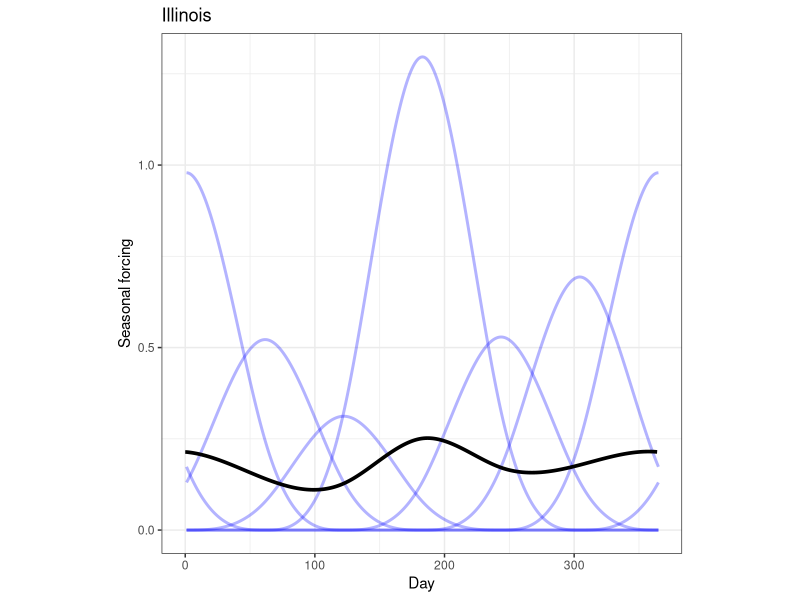
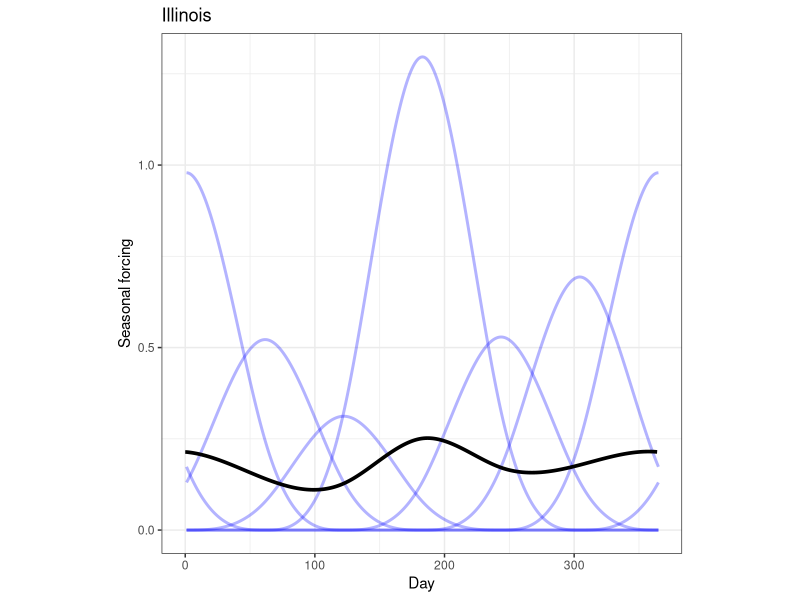

The R source for these figures, in order:
library(deSolve)
library(tidyverse)
library(mgcv)

#### SEIR model ####

seir <- function(t, y, pars){
  
  # Parameters
  epsilon <- pars["epsilon"] # latent period
  omega <- pars["omega"] # waning of immunity
  gamma <- pars["gamma"] # recovery rate
  
  contact_cc <- pars["contact_cc"] # child contacts child
  contact_ca <- pars["contact_ca"] # child contacts adult
  contact_co <- pars["contact_co"] # child contacts old
  contact_chr <- pars["contact_chr"] # child contacts high risk
  
  
  contact_ac <- pars["contact_ac"] # adult contacts child
  contact_aa <- pars["contact_aa"] # adult contacts adult
  contact_ao <- pars["contact_ao"] # adult contacts old
  contact_ahr <- pars["contact_ahr"] # adult contacts high risk
  
  contact_oc <- pars["contact_oc"] # old contacts child
  contact_oa <- pars["contact_oa"] # old contacts adult
  contact_oo <- pars["contact_oo"] # old contacts old
  contact_ohr <- pars["contact_ohr"] # old contacts high risk
  
  contact_hrc <- pars["contact_hrc"] # old contacts child
  contact_hra <- pars["contact_hra"] # old contacts adult
  contact_hro <- pars["contact_hro"] # old contacts old
  contact_hrhr <- pars["contact_hrhr"] # old contacts high risk
  
  eta <- pars["eta"] # risk of hospitalization given infection
  alpha <- pars["alpha"] # risk of death given hospitalization
  
  VE_i <- pars["VE_i"] # booster efficacy against infection
  VE_h <- pars["VE_h"] # booster efficacy against severe disease
  
  wane_VE_i <- pars["wane_VE_i"] ## booster efficacy against infection, post waning
  wane_VE_h <- pars["wane_VE_h"] ## booster efficacy against severe disease, post waning
  
  risk_old_i <- pars["risk_old_i"]
  risk_old_h <- pars["risk_old_h"]

  risk_child_i <- pars["risk_child_i"]
  risk_child_h <- pars["risk_child_h"]
  
  risk_hr_i <- pars["risk_hr_i"]
  risk_hr_h <- pars["risk_hr_i"]
  
  immesc <- pars["immesc"]
  immesc_prop <- pars["immesc_prop"]

  # State variables
  
  # Children
  # Waned immunity
  S_1_child <- y[1]
  E_1_child <- y[2]
  I_1_child <- y[3]
  H_1_child <- y[4]
  D_1_child <- y[5]
  
  # Recent immunity
  S_2_child <- y[6]
  E_2_child <- y[7]
  I_2_child <- y[8]
  H_2_child <- y[9]
  D_2_child <- y[10]
  
  # Recent immunity with escape
  S_2E_child <- y[11]
  E_2E_child <- y[12]
  I_2E_child <- y[13]
  H_2E_child <- y[14]
  D_2E_child <- y[15]
  
  # Partial immunity
  S_3_child <- y[16]
  E_3_child <- y[17]
  I_3_child <- y[18]
  H_3_child <- y[19]
  D_3_child <- y[20]
  
  # Partial immunity with escape
  S_3E_child <- y[21]
  E_3E_child <- y[22]
  I_3E_child <- y[23]
  H_3E_child <- y[24]
  D_3E_child <- y[25]
  
  # Cumulative infections
  Inf_1_child <- y[26]
  Inf_2_child <- y[27]
  Inf_3_child <- y[28]
  
  # Cumulative hospitalizations
  Hosp_1_child <- y[29]
  Hosp_2_child <- y[30]
  Hosp_3_child <- y[31]
  
  
  # Adults
  # Waned immunity
  S_1_adult <- y[32]
  E_1_adult <- y[33]
  I_1_adult <- y[34]
  H_1_adult <- y[35]
  D_1_adult <- y[36]
  
  # Recent immunity
  S_2_adult <- y[37]
  E_2_adult <- y[38]
  I_2_adult <- y[39]
  H_2_adult <- y[40]
  D_2_adult <- y[41]
  
  # Recent immunity - escape
  S_2E_adult <- y[42]
  E_2E_adult <- y[43]
  I_2E_adult <- y[44]
  H_2E_adult <- y[45]
  D_2E_adult <- y[46]
  
  # Partial immunity
  S_3_adult <- y[47]
  E_3_adult <- y[48]
  I_3_adult <- y[49]
  H_3_adult <- y[50]
  D_3_adult <- y[51]
  
  # Partial immunity - escape
  S_3E_adult <- y[52]
  E_3E_adult <- y[53]
  I_3E_adult <- y[54]
  H_3E_adult <- y[55]
  D_3E_adult <- y[56]
  
  # Cumulative infections
  Inf_1_adult <- y[57]
  Inf_2_adult <- y[58]
  Inf_3_adult <- y[59]
  
  # Cumulative hospitalizations
  Hosp_1_adult <- y[60]
  Hosp_2_adult <- y[61]
  Hosp_3_adult <- y[62]
  
  # Elderly
  # Waned immunity
  S_1_old <- y[63]
  E_1_old <- y[64]
  I_1_old <- y[65]
  H_1_old <- y[66]
  D_1_old <- y[67]
  
  # Recent immunity
  S_2_old <- y[68]
  E_2_old <- y[69]
  I_2_old <- y[70]
  H_2_old <- y[71]
  D_2_old <- y[72]
  
  # Recent immunity - escape
  S_2E_old <- y[73]
  E_2E_old <- y[74]
  I_2E_old <- y[75]
  H_2E_old <- y[76]
  D_2E_old <- y[77]
  
  # Partial immunity
  S_3_old <- y[78]
  E_3_old <- y[79]
  I_3_old <- y[80]
  H_3_old <- y[81]
  D_3_old <- y[82]  
  
  # Partial immunity - escape
  S_3E_old <- y[83]
  E_3E_old <- y[84]
  I_3E_old <- y[85]
  H_3E_old <- y[86]
  D_3E_old <- y[87]  
  
  # Cumulative infections
  Inf_1_old <- y[88]
  Inf_2_old <- y[89]
  Inf_3_old <- y[90]
  
  # Cumulative hospitalizations
  Hosp_1_old <- y[91]
  Hosp_2_old <- y[92]
  Hosp_3_old <- y[93]
  
  # High risk
  # Waned immunity
  S_1_hr <- y[94]
  E_1_hr <- y[95]
  I_1_hr <- y[96]
  H_1_hr <- y[97]
  D_1_hr <- y[98]
  
  # Recent immunity
  S_2_hr <- y[99]
  E_2_hr <- y[100]
  I_2_hr <- y[101]
  H_2_hr <- y[102]
  D_2_hr <- y[103]
  
  # Recent immunity - escape
  S_2E_hr <- y[104]
  E_2E_hr <- y[105]
  I_2E_hr <- y[106]
  H_2E_hr <- y[107]
  D_2E_hr <- y[108]
  
  # Partial immunity
  S_3_hr <- y[109]
  E_3_hr <- y[110]
  I_3_hr <- y[111]
  H_3_hr <- y[112]
  D_3_hr <- y[113]  
  
  # Partial immunity - escape
  S_3E_hr <- y[114]
  E_3E_hr <- y[115]
  I_3E_hr <- y[116]
  H_3E_hr <- y[117]
  D_3E_hr <- y[118]  
  
  # Cumulative infections
  Inf_1_hr <- y[119]
  Inf_2_hr <- y[120]
  Inf_3_hr <- y[121]
  
  # Cumulative hospitalizations
  Hosp_1_hr <- y[122]
  Hosp_2_hr <- y[123]
  Hosp_3_hr <- y[124]
  
  
  ## force of infection
  
  sumI_child <- I_1_child + I_2_child + I_3_child + I_2E_child + I_3E_child + H_1_child + H_2_child + H_3_child + H_2E_child + H_3E_child
  sumI_adult <- I_1_adult + I_2_adult + I_3_adult + I_2E_adult + I_3E_adult + H_1_adult + H_2_adult + H_3_adult + H_2E_adult + H_3E_adult
  sumI_old <- I_1_old + I_2_old + I_3_old + I_2E_old + I_3E_old + H_1_old + H_2_old + H_3_old + H_2E_old + H_3E_old
  sumI_hr <- I_1_hr + I_2_hr + I_3_hr + I_2E_hr + I_3E_hr + H_1_hr + H_2_hr + H_3_hr + H_2E_hr + H_3E_hr
  
  pop_child <- S_1_child + E_1_child + I_1_child + H_1_child + 
    S_2_child + E_2_child + I_2_child + H_2_child + 
    S_3_child + E_3_child + I_3_child + H_3_child + 
    S_2E_child + E_2E_child + I_2E_child + H_2E_child + 
    S_3E_child + E_3E_child + I_3E_child + H_3E_child
  pop_adult <- S_1_adult + E_1_adult + I_1_adult + H_1_adult + 
    S_2_adult + E_2_adult + I_2_adult + H_2_adult + 
    S_3_adult + E_3_adult + I_3_adult + H_3_adult + 
    S_2E_adult + E_2E_adult + I_2E_adult + H_2E_adult + 
    S_3E_adult + E_3E_adult + I_3E_adult + H_3E_adult
  pop_old <- S_1_old + E_1_old + I_1_old + H_1_old + 
    S_2_old + E_2_old + I_2_old + H_2_old + 
    S_3_old + E_3_old + I_3_old + H_3_old + 
    S_2E_old + E_2E_old + I_2E_old + H_2E_old + 
    S_3E_old + E_3E_old + I_3E_old + H_3E_old
  pop_hr <- S_1_hr + E_1_hr + I_1_hr + H_1_hr + 
    S_2_hr + E_2_hr + I_2_hr + H_2_hr + 
    S_3_hr + E_3_hr + I_3_hr + H_3_hr + 
    S_2E_hr + E_2E_hr + I_2E_hr + H_2E_hr + 
    S_3E_hr + E_3E_hr + I_3E_hr + H_3E_hr

  
  sumI <- sumI_child + sumI_adult + sumI_old + sumI_hr
  pop <- pop_child + pop_adult + pop_old + pop_hr
  
  lambda_child <- risk_child_i*mu(t)*(contact_cc*sumI_child/pop_child + contact_ca*sumI_adult/pop_adult + contact_co*sumI_old/pop_old + contact_chr*sumI_hr/pop_hr)
  lambda_adult <- mu(t)*(contact_ac*sumI_child/pop_child + contact_aa*sumI_adult/pop_adult + contact_ao*sumI_old/pop_old + contact_ahr*sumI_hr/pop_hr)
  lambda_old <- risk_old_i*mu(t)*(contact_oc*sumI_child/pop_child + contact_oa*sumI_adult/pop_adult + contact_oo*sumI_old/pop_old + contact_ohr*sumI_hr/pop_hr)
  lambda_hr <- risk_hr_i*mu(t)*(contact_hrc*sumI_child/pop_child + contact_hra*sumI_adult/pop_adult + contact_hro*sumI_old/pop_old + contact_hrhr*sumI_hr/pop_hr)

  
  ## Vaccination rates
  
  vacc_child_rate <- min(vacc_child(t)*pop_child/(S_1_child + S_3_child + S_3E_child), 1)
  vacc_adult_rate <- min(vacc_adult(t)*pop_adult/(S_1_adult + S_3_adult + S_3E_adult),1)
  vacc_hr_rate <- min(vacc_hr(t)*pop_hr/(S_1_hr + S_3_hr + S_3E_hr),1)
  vacc_old_rate <- min(vacc_old(t)*pop_old/(S_1_old + S_3_old + S_3E_old),1)
  
  
  
  ## Updates
  ## Children
  ## Waned
  dS_1_child <- - lambda_child*S_1_child + omega*S_3_child + omega*S_3E_child - vacc_child_rate*S_1_child
  dE_1_child <- + lambda_child*S_1_child - epsilon*E_1_child 
  dI_1_child <- + (1-eta*risk_child_h)*epsilon*E_1_child - gamma*I_1_child
  dH_1_child <- + eta*risk_child_h*epsilon*E_1_child - gamma*H_1_child
  dD_1_child <- + alpha*gamma*H_1_child
  
  ## Boosted
  dS_2_child <- - (1-(1-VE_i))*lambda_child*S_2_child - omega*S_2_child + vacc_child_rate*S_1_child + vacc_child_rate*S_3_child + 
    vacc_child_rate*S_3E_child + (1-alpha)*gamma*H_3_child + gamma*I_3_child + (1-alpha)*gamma*H_3E_child + 
    gamma*I_3E_child + (1-alpha)*gamma*H_2_child + gamma*I_2_child + gamma*I_2E_child + (1-alpha)*gamma*H_2E_child - immesc*S_2_child
  dE_2_child <- + (1-(1-VE_i))*lambda_child*S_2_child - epsilon*E_2_child
  dI_2_child <- + (1-VE_h*eta*risk_child_h)*epsilon*E_2_child - gamma*I_2_child
  dH_2_child <- + VE_h*eta*risk_child_h*epsilon*E_2_child - gamma*H_2_child
  dD_2_child <- + alpha*gamma*H_2_child
  
  ## Boosted, immune escape
  dS_2E_child <- - (1-(1-VE_i)*immesc_prop)*lambda_child*S_2E_child - omega*S_2E_child + immesc*S_2_child
  dE_2E_child <- + (1-(1-VE_i)*immesc_prop)*lambda_child*S_2E_child - epsilon*E_2E_child
  dI_2E_child <- + (1-VE_h*eta*risk_child_h)*epsilon*E_2E_child - gamma*I_2E_child
  dH_2E_child <- + VE_h*eta*risk_child_h*epsilon*E_2E_child - gamma*H_2E_child
  dD_2E_child <- + alpha*gamma*H_2E_child
  
  ## Partial
  dS_3_child <- - (1-(1-wane_VE_i))*lambda_child*S_3_child - omega*S_3_child + omega*S_2_child + (1-alpha)*gamma*H_1_child +
    gamma*I_1_child - vacc_child_rate*S_3_child - immesc*S_3_child
  dE_3_child <- + (1-(1-wane_VE_i))*lambda_child*S_3_child - epsilon*E_3_child
  dI_3_child <- + (1-wane_VE_h*eta*risk_child_h)*epsilon*E_3_child - gamma*I_3_child
  dH_3_child <- + wane_VE_h*eta*risk_child_h*epsilon*E_3_child - gamma*H_3_child
  dD_3_child <- + alpha*gamma*H_3_child
  
  ## Partial, immune escape
  dS_3E_child <- - (1-(1-wane_VE_i)*immesc_prop)*lambda_child*S_3E_child - omega*S_3E_child + omega*S_2E_child + immesc*S_3_child - vacc_child_rate*S_3E_child
  dE_3E_child <- + (1-(1-wane_VE_i)*immesc_prop)*lambda_child*S_3E_child - epsilon*E_3E_child
  dI_3E_child <- + (1-wane_VE_h*eta*risk_child_h)*epsilon*E_3E_child - gamma*I_3E_child
  dH_3E_child <- + wane_VE_h*eta*risk_child_h*epsilon*E_3E_child - gamma*H_3E_child
  dD_3E_child <- + alpha*gamma*H_3E_child
  
  dInf_1_child <- epsilon*E_1_child
  dInf_2_child <- epsilon*E_2_child + epsilon*E_2E_child
  dInf_3_child <- epsilon*E_3_child + epsilon*E_3E_child
  
  dHosp_1_child <- eta*risk_child_h*epsilon*E_1_child
  dHosp_2_child <- VE_h*eta*risk_child_h*epsilon*E_2_child + VE_h*eta*risk_child_h*epsilon*E_2E_child
  dHosp_3_child <- wane_VE_h*eta*risk_child_h*epsilon*E_3_child + wane_VE_h*eta*risk_child_h*epsilon*E_3E_child
  
  
  ## Adults
  ## Waned
  dS_1_adult <- - lambda_adult*S_1_adult + omega*S_3_adult + omega*S_3E_adult - vacc_adult_rate*S_1_adult
  dE_1_adult <- + lambda_adult*S_1_adult - epsilon*E_1_adult 
  dI_1_adult <- + (1-eta)*epsilon*E_1_adult - gamma*I_1_adult
  dH_1_adult <- + eta*epsilon*E_1_adult - gamma*H_1_adult
  dD_1_adult <- + alpha*gamma*H_1_adult
  
  ## Boosted
  dS_2_adult <- - (1-(1-VE_i))*lambda_adult*S_2_adult - omega*S_2_adult + vacc_adult_rate*S_1_adult + vacc_adult_rate*S_3_adult + 
    vacc_adult_rate*S_3E_adult + (1-alpha)*gamma*H_3_adult + gamma*I_3_adult + (1-alpha)*gamma*H_3E_adult + 
    gamma*I_3E_adult + (1-alpha)*gamma*H_2_adult + gamma*I_2_adult + gamma*I_2E_adult + (1-alpha)*gamma*H_2E_adult - immesc*S_2_adult
  dE_2_adult <- + (1-(1-VE_i))*lambda_adult*S_2_adult - epsilon*E_2_adult
  dI_2_adult <- + (1-VE_h*eta)*epsilon*E_2_adult - gamma*I_2_adult
  dH_2_adult <- + VE_h*eta*epsilon*E_2_adult - gamma*H_2_adult
  dD_2_adult <- + alpha*gamma*H_2_adult
  
  ## Boosted, immune escape
  dS_2E_adult <- - (1-(1-VE_i)*immesc_prop)*lambda_adult*S_2E_adult - omega*S_2E_adult + immesc*S_2_adult
  dE_2E_adult <- + (1-(1-VE_i)*immesc_prop)*lambda_adult*S_2E_adult - epsilon*E_2E_adult
  dI_2E_adult <- + (1-VE_h*eta)*epsilon*E_2E_adult - gamma*I_2E_adult
  dH_2E_adult <- + VE_h*eta*epsilon*E_2E_adult - gamma*H_2E_adult
  dD_2E_adult <- + alpha*gamma*H_2E_adult
  
  ## Partial
  dS_3_adult <- - (1-(1-wane_VE_i))*lambda_adult*S_3_adult - omega*S_3_adult + omega*S_2_adult + (1-alpha)*gamma*H_1_adult +
    gamma*I_1_adult - vacc_adult_rate*S_3_adult - immesc*S_3_adult
  dE_3_adult <- + (1-(1-wane_VE_i))*lambda_adult*S_3_adult - epsilon*E_3_adult
  dI_3_adult <- + (1-wane_VE_h*eta)*epsilon*E_3_adult - gamma*I_3_adult
  dH_3_adult <- + wane_VE_h*eta*epsilon*E_3_adult - gamma*H_3_adult
  dD_3_adult <- + alpha*gamma*H_3_adult
  
  ## Partial, immune escape
  dS_3E_adult <- - (1-(1-wane_VE_i)*immesc_prop)*lambda_adult*S_3E_adult - omega*S_3E_adult + omega*S_2E_adult + immesc*S_3_adult - vacc_adult_rate*S_3E_adult
  dE_3E_adult <- + (1-(1-wane_VE_i)*immesc_prop)*lambda_adult*S_3E_adult - epsilon*E_3E_adult
  dI_3E_adult <- + (1-wane_VE_h*eta)*epsilon*E_3E_adult - gamma*I_3E_adult
  dH_3E_adult <- + wane_VE_h*eta*epsilon*E_3E_adult - gamma*H_3E_adult
  dD_3E_adult <- + alpha*gamma*H_3E_adult
  
  dInf_1_adult <- epsilon*E_1_adult
  dInf_2_adult <- epsilon*E_2_adult + epsilon*E_2E_adult
  dInf_3_adult <- epsilon*E_3_adult + epsilon*E_3E_adult
  
  dHosp_1_adult <- eta*epsilon*E_1_adult
  dHosp_2_adult <- VE_h*eta*epsilon*E_2_adult + VE_h*eta*epsilon*E_2E_adult
  dHosp_3_adult <- wane_VE_h*eta*epsilon*E_3_adult + wane_VE_h*eta*epsilon*E_3E_adult
  
  ## Old
  ## Waned
  dS_1_old <- - lambda_old*S_1_old + omega*S_3_old + omega*S_3E_old - vacc_old_rate*S_1_old
  dE_1_old <- + lambda_old*S_1_old - epsilon*E_1_old 
  dI_1_old <- + (1-eta*risk_old_h)*epsilon*E_1_old - gamma*I_1_old
  dH_1_old <- + eta*risk_old_h*epsilon*E_1_old - gamma*H_1_old
  dD_1_old <- + alpha*gamma*H_1_old
  
  ## Boosted
  dS_2_old <- - (1-(1-VE_i))*lambda_old*S_2_old - omega*S_2_old + vacc_old_rate*S_1_old + vacc_old_rate*S_3_old + 
    vacc_old_rate*S_3E_old + (1-alpha)*gamma*H_3_old + gamma*I_3_old + (1-alpha)*gamma*H_3E_old + 
    gamma*I_3E_old + (1-alpha)*gamma*H_2_old + gamma*I_2_old + gamma*I_2E_old + (1-alpha)*gamma*H_2E_old - immesc*S_2_old
  dE_2_old <- + (1-(1-VE_i))*lambda_old*S_2_old - epsilon*E_2_old
  dI_2_old <- + (1-VE_h*eta*risk_old_h)*epsilon*E_2_old - gamma*I_2_old
  dH_2_old <- + VE_h*eta*risk_old_h*epsilon*E_2_old - gamma*H_2_old
  dD_2_old <- + alpha*gamma*H_2_old
  
  ## Boosted, immune escape
  dS_2E_old <- - (1-(1-VE_i)*immesc_prop)*lambda_old*S_2E_old - omega*S_2E_old + immesc*S_2_old
  dE_2E_old <- + (1-(1-VE_i)*immesc_prop)*lambda_old*S_2E_old - epsilon*E_2E_old
  dI_2E_old <- + (1-VE_h*eta*risk_old_h)*epsilon*E_2E_old - gamma*I_2E_old
  dH_2E_old <- + VE_h*eta*risk_old_h*epsilon*E_2E_old - gamma*H_2E_old
  dD_2E_old <- + alpha*gamma*H_2E_old
  
  ## Partial
  dS_3_old <- - (1-(1-wane_VE_i))*lambda_old*S_3_old - omega*S_3_old + omega*S_2_old + (1-alpha)*gamma*H_1_old +
    gamma*I_1_old - vacc_old_rate*S_3_old - immesc*S_3_old
  dE_3_old <- + (1-(1-wane_VE_i))*lambda_old*S_3_old - epsilon*E_3_old
  dI_3_old <- + (1-wane_VE_h*eta*risk_old_h)*epsilon*E_3_old - gamma*I_3_old
  dH_3_old <- + wane_VE_h*eta*risk_old_h*epsilon*E_3_old - gamma*H_3_old
  dD_3_old <- + alpha*gamma*H_3_old
  
  ## Partial, immune escape
  dS_3E_old <- - (1-(1-wane_VE_i)*immesc_prop)*lambda_old*S_3E_old - omega*S_3E_old + omega*S_2E_old + immesc*S_3_old - vacc_old_rate*S_3E_old
  dE_3E_old <- + (1-(1-wane_VE_i)*immesc_prop)*lambda_old*S_3E_old - epsilon*E_3E_old
  dI_3E_old <- + (1-wane_VE_h*eta*risk_old_h)*epsilon*E_3E_old - gamma*I_3E_old
  dH_3E_old <- + wane_VE_h*eta*risk_old_h*epsilon*E_3E_old - gamma*H_3E_old
  dD_3E_old <- + alpha*gamma*H_3E_old
  
  dInf_1_old <- epsilon*E_1_old
  dInf_2_old <- epsilon*E_2_old + epsilon*E_2E_old
  dInf_3_old <- epsilon*E_3_old + epsilon*E_3E_old
  
  dHosp_1_old <- eta*risk_old_h*epsilon*E_1_old
  dHosp_2_old <- VE_h*eta*risk_old_h*epsilon*E_2_old + VE_h*eta*risk_old_h*epsilon*E_2E_old
  dHosp_3_old <- wane_VE_h*eta*risk_old_h*epsilon*E_3_old + wane_VE_h*eta*risk_old_h*epsilon*E_3E_old
  

  ## High risk
  ## Waned
  dS_1_hr <- - lambda_hr*S_1_hr + omega*S_3_hr + omega*S_3E_hr - vacc_hr_rate*S_1_hr
  dE_1_hr <- + lambda_hr*S_1_hr - epsilon*E_1_hr 
  dI_1_hr <- + (1-eta*risk_hr_h)*epsilon*E_1_hr - gamma*I_1_hr
  dH_1_hr <- + eta*risk_hr_h*epsilon*E_1_hr - gamma*H_1_hr
  dD_1_hr <- + alpha*gamma*H_1_hr
  
  ## Boosted
  dS_2_hr <- - (1-(1-VE_i))*lambda_hr*S_2_hr - omega*S_2_hr + vacc_hr_rate*S_1_hr + vacc_hr_rate*S_3_hr + 
    vacc_hr_rate*S_3E_hr + (1-alpha)*gamma*H_3_hr + gamma*I_3_hr + (1-alpha)*gamma*H_3E_hr + 
    gamma*I_3E_hr + (1-alpha)*gamma*H_2_hr + gamma*I_2_hr + gamma*I_2E_hr + (1-alpha)*gamma*H_2E_hr - immesc*S_2_hr
  dE_2_hr <- + (1-(1-VE_i))*lambda_hr*S_2_hr - epsilon*E_2_hr
  dI_2_hr <- + (1-VE_h*eta*risk_hr_h)*epsilon*E_2_hr - gamma*I_2_hr
  dH_2_hr <- + VE_h*eta*risk_hr_h*epsilon*E_2_hr - gamma*H_2_hr
  dD_2_hr <- + alpha*gamma*H_2_hr
  
  ## Boosted, immune escape
  dS_2E_hr <- - (1-(1-VE_i)*immesc_prop)*lambda_hr*S_2E_hr - omega*S_2E_hr + immesc*S_2_hr
  dE_2E_hr <- + (1-(1-VE_i)*immesc_prop)*lambda_hr*S_2E_hr - epsilon*E_2E_hr
  dI_2E_hr <- + (1-VE_h*eta*risk_hr_h)*epsilon*E_2E_hr - gamma*I_2E_hr
  dH_2E_hr <- + VE_h*eta*risk_hr_h*epsilon*E_2E_hr - gamma*H_2E_hr
  dD_2E_hr <- + alpha*gamma*H_2E_hr
  
  ## Partial
  dS_3_hr <- - (1-(1-wane_VE_i))*lambda_hr*S_3_hr - omega*S_3_hr + omega*S_2_hr + (1-alpha)*gamma*H_1_hr +
    gamma*I_1_hr - vacc_hr_rate*S_3_hr - immesc*S_3_hr
  dE_3_hr <- + (1-(1-wane_VE_i))*lambda_hr*S_3_hr - epsilon*E_3_hr
  dI_3_hr <- + (1-wane_VE_h*eta*risk_hr_h)*epsilon*E_3_hr - gamma*I_3_hr
  dH_3_hr <- + wane_VE_h*eta*risk_hr_h*epsilon*E_3_hr - gamma*H_3_hr
  dD_3_hr <- + alpha*gamma*H_3_hr
  
  ## Partial, immune escape
  dS_3E_hr <- - (1-(1-wane_VE_i)*immesc_prop)*lambda_hr*S_3E_hr - omega*S_3E_hr + omega*S_2E_hr + immesc*S_3_hr - vacc_hr_rate*S_3E_hr
  dE_3E_hr <- + (1-(1-wane_VE_i)*immesc_prop)*lambda_hr*S_3E_hr - epsilon*E_3E_hr
  dI_3E_hr <- + (1-wane_VE_h*eta*risk_hr_h)*epsilon*E_3E_hr - gamma*I_3E_hr
  dH_3E_hr <- + wane_VE_h*eta*risk_hr_h*epsilon*E_3E_hr - gamma*H_3E_hr
  dD_3E_hr <- + alpha*gamma*H_3E_hr
  
  dInf_1_hr <- epsilon*E_1_hr
  dInf_2_hr <- epsilon*E_2_hr + epsilon*E_2E_hr
  dInf_3_hr <- epsilon*E_3_hr + epsilon*E_3E_hr
  
  dHosp_1_hr <- eta*risk_hr_h*epsilon*E_1_hr
  dHosp_2_hr <- VE_h*eta*risk_hr_h*epsilon*E_2_hr + VE_h*eta*risk_hr_h*epsilon*E_2E_hr
  dHosp_3_hr <- wane_VE_h*eta*risk_hr_h*epsilon*E_3_hr + wane_VE_h*eta*risk_hr_h*epsilon*E_3E_hr
  
  
  # Return list of gradients
  list(c(dS_1_child, dE_1_child, dI_1_child, dH_1_child, dD_1_child,
         dS_2_child, dE_2_child, dI_2_child, dH_2_child, dD_2_child,
         dS_2E_child, dE_2E_child, dI_2E_child, dH_2E_child, dD_2E_child,
         dS_3_child, dE_3_child, dI_3_child, dH_3_child, dD_3_child,
         dS_3E_child, dE_3E_child, dI_3E_child, dH_3E_child, dD_3E_child,
         dInf_1_child, dInf_2_child, dInf_3_child, dHosp_1_child, dHosp_2_child, dHosp_3_child,
         dS_1_adult, dE_1_adult, dI_1_adult, dH_1_adult, dD_1_adult,
         dS_2_adult, dE_2_adult, dI_2_adult, dH_2_adult, dD_2_adult,
         dS_2E_adult, dE_2E_adult, dI_2E_adult, dH_2E_adult, dD_2E_adult,
         dS_3_adult, dE_3_adult, dI_3_adult, dH_3_adult, dD_3_adult,
         dS_3E_adult, dE_3E_adult, dI_3E_adult, dH_3E_adult, dD_3E_adult,
         dInf_1_adult, dInf_2_adult, dInf_3_adult, dHosp_1_adult, dHosp_2_adult, dHosp_3_adult,
         dS_1_old, dE_1_old, dI_1_old, dH_1_old, dD_1_old,
         dS_2_old, dE_2_old, dI_2_old, dH_2_old, dD_2_old,
         dS_2E_old, dE_2E_old, dI_2E_old, dH_2E_old, dD_2E_old,
         dS_3_old, dE_3_old, dI_3_old, dH_3_old, dD_3_old,
         dS_3E_old, dE_3E_old, dI_3E_old, dH_3E_old, dD_3E_old,
         dInf_1_old, dInf_2_old, dInf_3_old, dHosp_1_old, dHosp_2_old, dHosp_3_old,
         dS_1_hr, dE_1_hr, dI_1_hr, dH_1_hr, dD_1_hr,
         dS_2_hr, dE_2_hr, dI_2_hr, dH_2_hr, dD_2_hr,
         dS_2E_hr, dE_2E_hr, dI_2E_hr, dH_2E_hr, dD_2E_hr,
         dS_3_hr, dE_3_hr, dI_3_hr, dH_3_hr, dD_3_hr,
         dS_3E_hr, dE_3E_hr, dI_3E_hr, dH_3E_hr, dD_3E_hr,
         dInf_1_hr, dInf_2_hr, dInf_3_hr, dHosp_1_hr, dHosp_2_hr, dHosp_3_hr
         ))
}

#### Vax function ####
# vacc_function <- function(t){
#   return(0.005)
# }

# This function takes in a set of vaccination data, and an ego (race/ethnicity). 
# It creates a spline function using the daily vaccination rate for each day (NOT cumulative)
vacc_function <- function(data_vax, ego_string){
  dfv <- data_vax %>% 
    filter(Type == ego_string) %>%
    arrange(day)
  vaxF <- splinefun(x = dfv$day, y = dfv$Rate)
  return(vaxF)
}

#### Seasonal function ####
seas_matrix <- function(mu_janfeb, mu_marapr, mu_mayjun, mu_julaug, mu_septoct, mu_novdec){
  n <- 365
  x <- 0:(n-1)/(n-1);
  k<- 0:6/6
  matrix <- cSplineDes(x, k, ord = 4, derivs=0) %>%
    as.data.frame() %>%
    mutate(day = 1:365) %>%
    rename(JanFeb = V1, MarApr = V2, MayJun = V3, JulAug = V4, SeptOct = V5, NovDec = V6) %>%
    pivot_longer(JanFeb:NovDec, values_to = "Value", names_to = "Season") %>%
    mutate(spline_scalar = case_when(
      Season == "JanFeb" ~ mu_janfeb,
      Season == "MarApr" ~ mu_marapr,
      Season == "MayJun" ~ mu_mayjun,
      Season == "JulAug" ~ mu_julaug,
      Season == "SeptOct" ~ mu_septoct,
      Season == "NovDec" ~ mu_novdec
    )) %>%
    mutate(Value = spline_scalar*Value) %>%
    group_by(day) %>% 
    summarise(Value = mean(Value)) %>%
    ungroup() %>%
    mutate(day = if_else(day == 365, 0, day))
  return(matrix)
}

seas_function <- function(t, matrix){
  matrix <- matrix %>%
    filter(day == t %% 365)
  mu <- matrix$Value[1]
    return(mu)
}


#### loglik ####
loglik <- function(
    mu_janfeb, mu_marapr, mu_mayjun, 
    mu_julaug, mu_septoct, mu_novdec,
    alpha,
    risk_old_h, risk_child_h,
    sig_dist
){
  
  # First, feed in standard parms
  paras <- run_parms
  # update death rate, hospitalization risks
  paras["alpha"] <- alpha
  paras["risk_old_h"] <- risk_old_h
  paras["risk_child_h"] <- risk_child_h
  # set seasonality
  set_mat <- seas_matrix(mu_janfeb, mu_marapr, mu_mayjun, 
                         mu_julaug, mu_septoct, mu_novdec)
  ## make sure mu is defined globally so that it actually passes into the seir function
  mu <<- function(t){
    seas_function(t, matrix = set_mat)
  }
  
  # set initial conditions
  init <- run_init
 
  # Set times
  times <- 92:481
  
  # vec_print <- c(mu_janfeb, mu_marapr, mu_mayjun, 
  #                mu_julaug, mu_septoct, mu_novdec,
  #                alpha,
  #                sig_dist)
  # 
  # print("------- PARAS --------")
  # print(vec_print)
  
  # Run the model 
  out_calib1 <- ode(y=init, func = seir, times=times, parms = paras, method = "euler") %>%
    as.data.frame() %>%
    as_tibble() %>%
    select(time, 
           Hosp_1_child, Hosp_2_child,Hosp_3_child,
           D_1_child, D_2_child, D_2E_child, D_3_child, D_3E_child,
           Hosp_1_adult, Hosp_2_adult,Hosp_3_adult,
           D_1_adult, D_2_adult, D_2E_adult, D_3_adult, D_3E_adult,
           Hosp_1_old, Hosp_2_old,Hosp_3_old,
           D_1_old, D_2_old, D_2E_old, D_3_old, D_3E_old,
           Hosp_1_hr, Hosp_2_hr, Hosp_3_hr,
           D_1_hr, D_2_hr, D_2E_hr, D_3_hr, D_3E_hr
           ) %>%
    group_by(time) %>%
    reframe(
            `inc hosp_0-64` = Hosp_1_adult + Hosp_2_adult + Hosp_3_adult + Hosp_1_child + Hosp_2_child + Hosp_3_child + Hosp_1_hr + Hosp_2_hr + Hosp_3_hr,
            `inc nhsn_0-17` = Hosp_1_child + Hosp_2_child + Hosp_3_child,
            `inc nhsn_18-64` = Hosp_1_adult + Hosp_2_adult + Hosp_3_adult + Hosp_1_hr + Hosp_2_hr + Hosp_3_hr,
            `inc hosp_65-130` = Hosp_1_old + Hosp_2_old + Hosp_3_old,
            `inc nhsn_65-130` = Hosp_1_old + Hosp_2_old + Hosp_3_old,
            `inc hosp_0-130` = `inc hosp_0-64` + `inc hosp_65-130`,
            `inc death_0-64` = D_1_adult + D_2_adult + D_2E_adult + D_3_adult + D_3E_adult + D_1_child + D_2_child + D_2E_child +  D_3_child + D_3E_child + D_1_hr + D_2_hr + D_2E_hr + D_3_hr + D_3E_hr,
            `inc death_65-130` = D_1_old + D_2_old + D_2E_old +  D_3_old + D_3E_old,
            `inc death_0-130` = `inc death_0-64` + `inc death_65-130`
            ) %>%
    ungroup() %>%
    pivot_longer(-time) %>%
    separate(name, into = c("target", "age_group"), sep = "_") %>%
    group_by(target, age_group) %>%
    arrange(time) %>%
    mutate(value = value - lag(value, 7)) %>% ## weekly
    ungroup() %>%
    mutate(date = as.Date("01-01-2024", "%m-%d-%Y") + time) %>%
    select(-time) %>%
    right_join(data, by = c("target", "age_group", "date")) %>%
  # Normalize the data. Here, I'm using the maximum in the observed data for each target and 
  # age combination. This step is very important. Without it, the MLE weights targets and age differently,
  # and doesn't converge. 
    group_by(target, age_group) %>%
    arrange(date) %>%
    mutate(max_normal = max(observation, na.rm = T),
           observation = observation/max_normal,
           value = value/max_normal) %>%
    filter(!is.na(observation), !is.na(value)) %>%
    ungroup()
  
  # Now get the negative log likelihood. Note we are concurrently fitting the sd
  ll <- -sum(dnorm(x=out_calib1$value,mean=out_calib1$observation,sd=sig_dist,log=TRUE))
  
  # This code ensures that if the output of the log likelihood is NA, the MLE won't stop. Instead it will return
  # an extremely large, positive value of the negative log likelihood and keep iterating.
  ll_final = if_else(is.na(ll), 10^6, ll)
  
  return(ll_final)
}


#### profile ####

profile <- function(i){
  ## grab the parameter estimate from the maximum likelihood
  parm_test = dt_profile$Estimate[i]
  
  # mu_janfeb = 0, 
  # mu_marapr = 0, 
  # mu_mayjun = 0, 
  # mu_julaug = 0, 
  # mu_septoct = 0, 
  # mu_novdec = 0, 
  # alpha = 1/50,
  # risk_old_h = 2,
  # risk_child_h = 0.05,
  # sig_dist = 0.05
  
  ## set up the start and upper/lowers for the first mle. If any parameters are on the boundary, shift slightly so that the start parms are not boundary parms. 
  start1 = list(
    mu_janfeb =  dt_run$Estimate[1], mu_marapr =  dt_run$Estimate[2],
    mu_mayjun =  dt_run$Estimate[3], mu_julaug =  dt_run$Estimate[4],
    mu_septoct = dt_run$Estimate[5], mu_novdec = dt_run$Estimate[6],  
    alpha = dt_run$Estimate[7], risk_old_h = dt_run$Estimate[8],
    risk_child_h = dt_run$Estimate[9],
    sig_dist = dt_run$Estimate[10])
  upper_list1 = upper_limit1
  lower_list1 = lower_limit1
  fixed_list1 = list(
    mu_janfeb = parm_test, mu_marapr = parm_test, 
    mu_mayjun = parm_test, mu_julaug = parm_test,
    mu_septoct = parm_test, mu_novdec = parm_test, 
    alpha = parm_test, risk_old_h = parm_test,
    risk_child_h = parm_test,
    sig_dist = parm_test
  )
  
  startA <- start1[-i] ## remove the one we are fixing
  upper_listA <- upper_list1[-i]
  lower_listA <- lower_list1[-i]
  fixed_listA <- fixed_list1[i] ## make a list containing only the param we are fixing
  
  conf_threshold <- out_ll_A - 1.92 ## grab the confidence threshold for log likelihood
  
  ## get right threshold
  ## First, set the starting steps away from the parameter
  precision = 0.1
  parm_test_right = dt_profile$Estimate[i] + precision ## start at the true parameter value plus a step
  upper_limit_var <- dt_profile$upper[i]
  
  print("Running right MLE")
  
  if (round(dt_profile$Estimate[i],4) == round(dt_profile$upper[i],4)){
    parm_test_right = dt_profile$Estimate[i]
    new_ll_right = -10^3
  }
  else{
    while (precision > 10e-5) {
      ## IF the test param has exceeded the allowed window for the parameter, we will not run the mle, and instead go back a step and adjust precision (treat it like it is < conf_threshold)
      
      if (parm_test_right >= upper_limit_var){
        new_ll_right <- -10^3 ## return dummy log likelihood that will always be outside the threshold
      } ## OTHERWISE we will run the mle
      else{
        #parm_test <- parm_test + precision
        ## update the list of fixed parms
        fixed_listA = list(#mu = parm_test_right,
          mu_janfeb = parm_test_right, mu_marapr = parm_test_right, 
          mu_mayjun = parm_test_right, mu_julaug = parm_test_right,
          mu_septoct = parm_test_right, mu_novdec = parm_test_right, 
          alpha = parm_test_right, risk_old_h = parm_test_right,
          risk_child_h = parm_test_right,
          sig_dist = parm_test_right
        )
        fixed_listA <- fixed_listA[i]
        
        ## run mle and grab the new log likelihood
        m1_NC_A = mle2(minuslogl = loglik,
                       start = startA,
                       data = data,
                       fixed = fixed_listA,
                       method="L-BFGS-B",
                       upper= upper_listA,
                       lower = lower_listA,
                       control=list(maxit=1000, trace=TRUE, parscale=abs(unlist(startA)))
        )
        
        
        right_ll_A <- -m1_NC_A@min ## grab the base likelihood for phase 1 (remember, we fit on the negative log likelihood, so this should have a minus sign in front)
        
        new_ll_right <- right_ll_A
      }
      
      ## If it equals the confidence threshold, stop
      if (new_ll_right == conf_threshold){
        break
      }
      ## if it's above the threshold, shift the param again to the right
      else if(new_ll_right > conf_threshold){
        parm_test_right = parm_test_right + precision}
      ## if it's below the threshold, shift the param to the right but by less
      else if(new_ll_right < conf_threshold){
        parm_test_right = parm_test_right - precision
        precision = precision/10
        parm_test_right = parm_test_right + precision
      }
    }
    
  }
  
  
  ## First, set the starting steps away from the parameter
  precision = 0.1
  parm_test_left = dt_profile$Estimate[i] - precision ## start at the true parameter value minus a step
  lower_limit_var <- dt_profile$lower[i]
  
  print("Running left MLE")
  
  if (round(dt_profile$Estimate[i], 4) == round(dt_profile$lower[i], 4)){
    parm_test_left = dt_profile$Estimate[i]
    new_ll_left = -10^3
  }
  else{
    while (precision > 10e-5) {
      
      ## IF the test param has exceeded the allowed window for the parameter, we will not run the mle, and instead go back a step and adjust precision (treat it like it is < conf_threshold)
      
      if (parm_test_left <= lower_limit_var){
        new_ll_left <- -10^3 ## return dummy log likelihood that will always be outside the threshold
      } ## OTHERWISE we will run the mle
      else{
        
        
        #parm_test <- parm_test + precision
        ## update the list of fixed parms
        fixed_listA = list(#mu = parm_test_right,
          mu_janfeb = parm_test_left, mu_marapr = parm_test_left, 
          mu_mayjun = parm_test_left, mu_julaug = parm_test_left,
          mu_septoct = parm_test_left, mu_novdec = parm_test_left, 
          alpha = parm_test_left, risk_old_h = parm_test_left,
          risk_child_h = parm_test_left,
          sig_dist = parm_test_left
        )
        fixed_listA <- fixed_listA[i]
        
        
        ## run mle and grab the new log likelihood
        ## run m1_A for starting param
        m1_NC_A = mle2(minuslogl = loglik,
                       start = startA,
                       data = data,
                       fixed = fixed_listA,
                       method="L-BFGS-B",
                       upper= upper_listA,
                       lower = lower_listA,
                       control=list(maxit=1000, trace=TRUE, parscale=abs(unlist(startA)))
        )
        
        left_ll_A <- -m1_NC_A@min ## grab the base likelihood for phase 1 (remember, we fit on the negative log likelihood, so this should have a minus sign in front)
        new_ll_left <- left_ll_A
        
      }
      
      ## If it equals the confidence threshold, stop
      if (new_ll_left == conf_threshold){
        break
      }
      ## if it's above the threshold, shift the param again to the right
      else if(new_ll_left > conf_threshold){
        parm_test_left = parm_test_left - precision}
      ## if it's below the threshold, shift the param to the right but by less
      else if(new_ll_left < conf_threshold){
        parm_test_left = parm_test_left + precision
        precision = precision/10
        parm_test_left = parm_test_left - precision
      }
    }
  }
  
  out_data <- tibble(param = dt_profile$prof_param[i],
                     loglik = out_ll_A,
                     ll_05 = new_ll_left,
                     ll_95 = new_ll_right,
                     conf_05 = parm_test_left,
                     conf_95 = parm_test_right)
  
  write_csv(out_data, paste("../data/profile/", dt_profile$prof_param[i], "Geography_", dt_profile$Geography[i], ".csv"))
  
}



#### Cyclic Basis Example ####

example_seasonal_matrix <- seas_matrix(1.0401255195228700, 1.4683874657557000, 0.7828333130748770, 0.46777116618316600, 1.9445103085801600, 0.7934362529100850)

n <- 365
x <- 0:(n-1)/(n-1);
k<- 0:6/6
matrix_with_basis <- cSplineDes(x, k, ord = 4, derivs=0) %>%
  as.data.frame() %>%
  mutate(day = 1:365) %>%
  as.data.frame() %>%
  mutate(JanFeb = 1.0401255195228700*V1, MarApr = 1.4683874657557000*V2, MayJun = 0.7828333130748770*V3, 
         JulAug = 0.46777116618316600*V4, SeptOct = 1.9445103085801600*V5, NovDec = 0.7934362529100850*V6) %>%
  select(-c(V1,V2,V3,V4,V5,V6))


plot_seasonality <- ggplot() + 
  geom_line(data = matrix_with_basis, aes(x = day, y = JanFeb), color = "blue", alpha = 0.3, size = 1) + 
  geom_line(data = matrix_with_basis, aes(x = day, y = MarApr), color = "blue", alpha = 0.3, size = 1) + 
  geom_line(data = matrix_with_basis, aes(x = day, y = MayJun), color = "blue", alpha = 0.3, size = 1) + 
  geom_line(data = matrix_with_basis, aes(x = day, y = JulAug), color = "blue", alpha = 0.3, size = 1) + 
  geom_line(data = matrix_with_basis, aes(x = day, y = SeptOct), color = "blue", alpha = 0.3, size = 1) + 
  geom_line(data = matrix_with_basis, aes(x = day, y = NovDec), color = "blue", alpha = 0.3, size = 1) + 
  geom_line(data = example_seasonal_matrix, aes(x = day, y = Value), size = 1.25) + 
  ylab("Seasonal forcing") + xlab("Day") + 
  ggtitle("Illinois") + 
  theme_bw() + 
  theme(
    aspect.ratio = 1
  )
plot_seasonality

ggsave("Seasonality.jpg", width = 5, height = 5)
